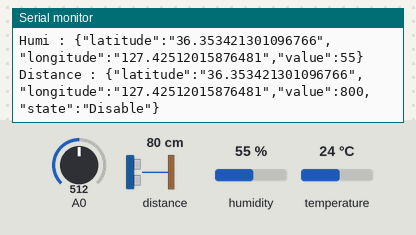
Simulated run of this sketch. Board: ESP8266 (Wemos D1 mini). On the bench: the last lines printed to the serial monitor. The inputs (shaded band) are chosen by the test bench; at power-on: distance to the obstacle 80 cm, humidity 55 %, temperature 24 °C, A0 = 512. WiFi joins after 1.5 s; servers stay silent unless stated; uploads are accepted with an empty reply.

Above: at 3.4 s.
3.5 s: distance to the obstacle set to 2 cm
At 6.4 s:
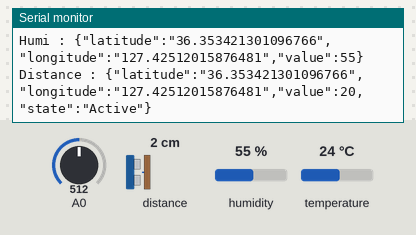
10.3 s: humidity set to 22 %
At 11.27 s:
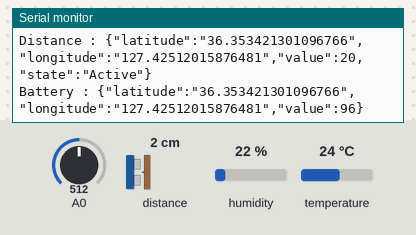
11.8 s: temperature set to 12 °C
At 14.35 s:
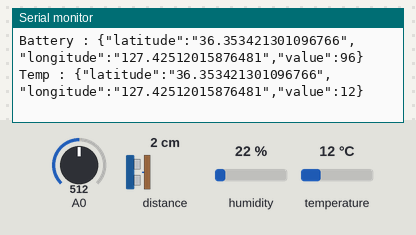

The sketch:

ESP_ULT_TEMP_JSON.ino
```cpp
#include <WEMOS_SHT3X.h>
#include <ESP8266WiFi.h>
#include <ESP8266HTTPClient.h>
#include <WiFiClient.h>
#include <ArduinoJson.h>
#include <Wire.h>
#include <VL53L1X.h>
#include <math.h>

#include "IPD_DEF.h"

VL53L1X sensor;
SHT3X sht30(0x45);

// const char* ssid = "Galaxy Fold 5G0006";
// const char* password = "q01pq01p";
const char* ssid = "Minwoo";
const char* password = "q01pq01p";


//Your Domain name with URL path or IP address with path
String serverName = "http://211.57.119.81:8080";

// the following variables are unsigned longs because the time, measured in
// milliseconds, will quickly become a bigger number than can be stored in an int.
unsigned long lastTime = 0;
unsigned long timerDelay = 2000;
// ------------------------------

float battery = 0.0;
float temp, humi, distance, raw;
String state;

String latitude  = "36.353421301096766";
String longitude = "127.42512015876481";


void setup() {
  Serial.begin (115200);
  Serial.println("Connecting");
  WiFi.begin(ssid, password);
  Wire.begin();
  Wire.setClock(400000);

  sensor.setTimeout(500);
  pinMode(A0,INPUT);

  if(!sensor.init()){
    Serial.println("Failed to detect and initialize sensor!");
    while(1);
  }
  sensor.setDistanceMode(VL53L1X::Long);
  sensor.setMeasurementTimingBudget(50000);
  sensor.startContinuous(50);


  while(WiFi.status() != WL_CONNECTED) {
    delay(500);
    Serial.print(".");
  }
  Serial.println("");
  Serial.print("Connected to WiFi network with IP Address: ");
  Serial.println(WiFi.localIP());
  delay(500);
  Sewer(latitude,longitude);
}

void loop() {
  raw = analogRead(A0);
  battery=raw/1023.0;
  battery = battery*4.2;
  battery = (3.6-battery)/3.6*100;
  battery = round(battery);
  distance = sensor.read();
  if (distance < 500){
    state = "Active";
  }
  else {
    state = "Disable";
  }

  if ((millis() - lastTime) > timerDelay) {
    if(WiFi.status()== WL_CONNECTED){

      if(sht30.get()==0){
        temp = sht30.cTemp;
        humi = sht30.humidity;

        Battery(latitude, longitude, battery);
        Temperature(latitude,longitude,temp);
        Humidity(latitude,longitude,humi);
        Distance(latitude,longitude,distance,state);
      }
    }
    else {
      Serial.println("WiFi Disconnected");
    }
    lastTime = millis();
  }
}

double
round(double x)
{
        double t;

        if (!isfinite(x))
                return (x);

        if (x >= 0.0) {
                t = floor(x);
                if (t - x <= -0.5)
                        t += 1.0;
                return (t);
        } else {
                t = floor(-x);
                if (t + x <= -0.5)
                        t += 1.0;
                return (-t);
        }
}

void Sewer(String latitude,String longitude){
  DynamicJsonDocument doc(40960);
  WiFiClient client;
  HTTPClient http;
  doc["latitude"] = latitude;
  doc["longitude"] = longitude;
  String json;
  serializeJson(doc, json);
  String serverPath = serverName + "/create/sewer";
  http.begin(client, serverPath.c_str()); // 서버와 연결
  http.addHeader("Content-Type","application/json");
  int httpResponseCode = http.POST(json);
  // Response_check(httpResponseCode);
  Serial.print("Sewer : ");
  Serial.println(json);
  http.end();
}

void Temperature(String latitude,String longitude,float temp){
  DynamicJsonDocument doc(40960);
  WiFiClient client;
  HTTPClient http;
  doc["latitude"] = latitude;
  doc["longitude"] = longitude;
  doc["value"] = temp;
  String json;
  serializeJson(doc, json);
  String serverPath = serverName + "/change/temperature";
  http.begin(client, serverPath.c_str()); // 서버와 연결
  http.addHeader("Content-Type","application/json");
  int httpResponseCode = http.POST(json);
  // Response_check(httpResponseCode);
  Serial.print("Temp : ");
  Serial.println(json);
  http.end();
}

void Humidity(String latitude,String longitude,float humi){
  DynamicJsonDocument doc(40960);
  WiFiClient client;
  HTTPClient http;
  doc["latitude"] = latitude;
  doc["longitude"] = longitude;
  doc["value"] = humi;
  String json;
  serializeJson(doc, json);
  String serverPath = serverName + "/change/humidity";
  http.begin(client, serverPath.c_str()); // 서버와 연결
  http.addHeader("Content-Type","application/json");
  int httpResponseCode = http.POST(json);
  // Response_check(httpResponseCode);
  Serial.print("Humi : ");
  Serial.println(json);
  http.end();
}

void Distance(String latitude,String longitude,float distance, String state){
  DynamicJsonDocument doc(40960);
  WiFiClient client;
  HTTPClient http;
  doc["latitude"] = latitude;
  doc["longitude"] = longitude;
  doc["value"] = distance;
  doc["state"] = state;
  String json;
  serializeJson(doc, json);
  String serverPath = serverName + "/change/distance";
  http.begin(client, serverPath.c_str()); // 서버와 연결
  http.addHeader("Content-Type","application/json");
  int httpResponseCode = http.POST(json);
  // Response_check(httpResponseCode);
  Serial.print("Distance : ");
  Serial.println(json);
  http.end();
}

void Battery(String latitude, String longitude, float battery){
  DynamicJsonDocument doc(40960);
  WiFiClient client;
  HTTPClient http;
  doc["latitude"] = latitude;
  doc["longitude"] = longitude;
  doc["value"] = 96;
  String json;
  serializeJson(doc, json);
  String serverPath = serverName + "/change/battery";
  http.begin(client, serverPath.c_str()); // 서버와 연결
  http.addHeader("Content-Type","application/json");
  int httpResponseCode = http.POST(json);
  // Response_check(httpResponseCode);
  Serial.print("Battery : ");
  Serial.println(json);
  http.end();
}
```

IPD_DEF.h
```cpp
// /

// void Response_check(int httpResponseCode){
//   HTTPClient http;
//   if (httpResponseCode>0) {
//     Serial.print("HTTP Response code: ");
//     Serial.println(httpResponseCode);
//     String payload = http.getString();
//     Serial.println(payload);
//   }
//   else {
//     Serial.print("Error code: ");
//     Serial.println(httpResponseCode);
//   }
// }
```

Measured:
- after the input at 3.5 s, the serial monitor: prints a new line after 2.5 s (image 1)
- after the input at 11.8 s, the serial monitor: prints a new line after 2.4 s (image 3)
